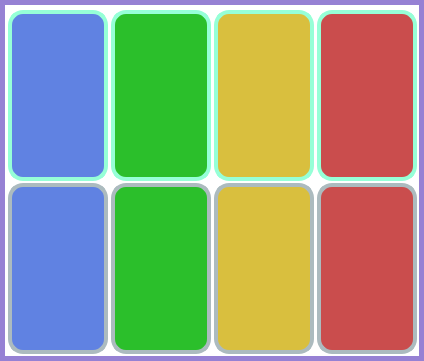
    <widget class="QFrame" name="frame_Handkarten">
     <property name="geometry">
      <rect>
       <x>704</x>
       <y>409</y>
       <width>424</width>
       <height>361</height>
      </rect>
     </property>
     <property name="sizePolicy">
      <sizepolicy hsizetype="Preferred" vsizetype="Maximum">
       <horstretch>0</horstretch>
       <verstretch>0</verstretch>
      </sizepolicy>
     </property>
     <property name="minimumSize">
      <size>
       <width>0</width>
       <height>261</height>
      </size>
     </property>
     <property name="cursor">
      <cursorShape>PointingHandCursor</cursorShape>
     </property>
     <property name="styleSheet">
      <string notr="true">QFrame {
	background-color: rgba(255, 255, 255, 0);
	border: 5px solid  rgb(150, 129, 212);
}</string>
     </property>
     <property name="frameShape">
      <enum>QFrame::StyledPanel</enum>
     </property>
     <property name="frameShadow">
      <enum>QFrame::Raised</enum>
     </property>
     <widget class="QPushButton" name="pushButton_Play_T_2">
      <property name="geometry">
       <rect>
        <x>8</x>
        <y>10</y>
        <width>100</width>
        <height>171</height>
       </rect>
      </property>
      <property name="sizePolicy">
       <sizepolicy hsizetype="Minimum" vsizetype="Minimum">
        <horstretch>0</horstretch>
        <verstretch>0</verstretch>
       </sizepolicy>
      </property>
      <property name="minimumSize">
       <size>
        <width>0</width>
        <height>0</height>
       </size>
      </property>
      <property name="sizeIncrement">
       <size>
        <width>0</width>
        <height>0</height>
       </size>
      </property>
      <property name="baseSize">
       <size>
        <width>145</width>
        <height>245</height>
       </size>
      </property>
      <property name="styleSheet">
       <string notr="true">QPushButton {	
	background-color: rgb(96, 130, 226);
	border-radius: 15px;
	border-width: 4px;
	border-style: solid;
	border-color: rgb(150, 255, 215);
}



</string>
      </property>
      <property name="text">
       <string/>
      </property>
     </widget>
     <widget class="QPushButton" name="pushButton_Play_T_3">
      <property name="geometry">
       <rect>
        <x>111</x>
        <y>10</y>
        <width>100</width>
        <height>171</height>
       </rect>
      </property>
      <property name="sizePolicy">
       <sizepolicy hsizetype="Minimum" vsizetype="Minimum">
        <horstretch>0</horstretch>
        <verstretch>0</verstretch>
       </sizepolicy>
      </property>
      <property name="minimumSize">
       <size>
        <width>0</width>
        <height>0</height>
       </size>
      </property>
      <property name="sizeIncrement">
       <size>
        <width>0</width>
        <height>0</height>
       </size>
      </property>
      <property name="baseSize">
       <size>
        <width>145</width>
        <height>245</height>
       </size>
      </property>
      <property name="styleSheet">
       <string notr="true">QPushButton {
	background-color: rgb(43, 191, 43);
	border-radius: 15px;
	border-width: 4px;
	border-style: solid;
	border-color: rgb(150, 255, 215);
}</string>
      </property>
      <property name="text">
       <string/>
      </property>
     </widget>
     <widget class="QPushButton" name="pushButton_Play_T_4">
      <property name="geometry">
       <rect>
        <x>214</x>
        <y>10</y>
        <width>100</width>
        <height>171</height>
       </rect>
      </property>
      <property name="sizePolicy">
       <sizepolicy hsizetype="Minimum" vsizetype="Minimum">
        <horstretch>0</horstretch>
        <verstretch>0</verstretch>
       </sizepolicy>
      </property>
      <property name="minimumSize">
       <size>
        <width>0</width>
        <height>0</height>
       </size>
      </property>
      <property name="sizeIncrement">
       <size>
        <width>0</width>
        <height>0</height>
       </size>
      </property>
      <property name="baseSize">
       <size>
        <width>145</width>
        <height>245</height>
       </size>
      </property>
      <property name="styleSheet">
       <string notr="true">QPushButton {
	background-color: rgb(217, 191, 62);
	border-radius: 15px;
	border-width: 4px;
	border-style: solid;
	border-color: rgb(150, 255, 215);
}</string>
      </property>
      <property name="text">
       <string/>
      </property>
     </widget>
     <widget class="QPushButton" name="pushButton_Play_T_5">
      <property name="geometry">
       <rect>
        <x>317</x>
        <y>10</y>
        <width>100</width>
        <height>171</height>
       </rect>
      </property>
      <property name="sizePolicy">
       <sizepolicy hsizetype="Minimum" vsizetype="Minimum">
        <horstretch>0</horstretch>
        <verstretch>0</verstretch>
       </sizepolicy>
      </property>
      <property name="minimumSize">
       <size>
        <width>0</width>
        <height>0</height>
       </size>
      </property>
      <property name="sizeIncrement">
       <size>
        <width>0</width>
        <height>0</height>
       </size>
      </property>
      <property name="baseSize">
       <size>
        <width>145</width>
        <height>245</height>
       </size>
      </property>
      <property name="styleSheet">
       <string notr="true">QPushButton {
	background-color: rgb(202, 77, 77);
	border-radius: 15px;
	border-width: 4px;
	border-style: solid;
	border-color: rgb(150, 255, 215);
}</string>
      </property>
      <property name="text">
       <string/>
      </property>
     </widget>
     <widget class="QPushButton" name="pushButton_Play_T_6">
      <property name="geometry">
       <rect>
        <x>8</x>
        <y>183</y>
        <width>100</width>
        <height>171</height>
       </rect>
      </property>
      <property name="sizePolicy">
       <sizepolicy hsizetype="Minimum" vsizetype="Minimum">
        <horstretch>0</horstretch>
        <verstretch>0</verstretch>
       </sizepolicy>
      </property>
      <property name="minimumSize">
       <size>
        <width>0</width>
        <height>0</height>
       </size>
      </property>
      <property name="sizeIncrement">
       <size>
        <width>0</width>
        <height>0</height>
       </size>
      </property>
      <property name="baseSize">
       <size>
        <width>145</width>
        <height>245</height>
       </size>
      </property>
      <property name="styleSheet">
       <string notr="true">QPushButton {
	background-color: rgb(96, 130, 226);
	border-radius: 15px;
	border-width: 4px;
	border-style: solid;	
	border-color: rgb(172, 187, 191);
}



</string>
      </property>
      <property name="text">
       <string/>
      </property>
     </widget>
     <widget class="QPushButton" name="pushButton_Play_T_7">
      <property name="geometry">
       <rect>
        <x>111</x>
        <y>183</y>
        <width>100</width>
        <height>171</height>
       </rect>
      </property>
      <property name="sizePolicy">
       <sizepolicy hsizetype="Minimum" vsizetype="Minimum">
        <horstretch>0</horstretch>
        <verstretch>0</verstretch>
       </sizepolicy>
      </property>
      <property name="minimumSize">
       <size>
        <width>0</width>
        <height>0</height>
       </size>
      </property>
      <property name="sizeIncrement">
       <size>
        <width>0</width>
        <height>0</height>
       </size>
      </property>
      <property name="baseSize">
       <size>
        <width>145</width>
        <height>245</height>
       </size>
      </property>
      <property name="styleSheet">
       <string notr="true">QPushButton {
	background-color: rgb(43, 191, 43);
	border-radius: 15px;
	border-width: 4px;
	border-style: solid;
	border-color: rgb(172, 187, 191);
}</string>
      </property>
      <property name="text">
       <string/>
      </property>
     </widget>
     <widget class="QPushButton" name="pushButton_Play_T_8">
      <property name="geometry">
       <rect>
        <x>214</x>
        <y>183</y>
        <width>100</width>
        <height>171</height>
       </rect>
      </property>
      <property name="sizePolicy">
       <sizepolicy hsizetype="Minimum" vsizetype="Minimum">
        <horstretch>0</horstretch>
        <verstretch>0</verstretch>
       </sizepolicy>
      </property>
      <property name="minimumSize">
       <size>
        <width>0</width>
        <height>0</height>
       </size>
      </property>
      <property name="sizeIncrement">
       <size>
        <width>0</width>
        <height>0</height>
       </size>
      </property>
      <property name="baseSize">
       <size>
        <width>145</width>
        <height>245</height>
       </size>
      </property>
      <property name="styleSheet">
       <string notr="true">QPushButton {
	background-color: rgb(217, 191, 62);
	border-radius: 15px;
	border-width: 4px;
	border-style: solid;
	border-color: rgb(172, 187, 191);
}</string>
      </property>
      <property name="text">
       <string/>
      </property>
     </widget>
     <widget class="QPushButton" name="pushButton_Play_T_9">
      <property name="geometry">
       <rect>
        <x>317</x>
        <y>183</y>
        <width>100</width>
        <height>171</height>
       </rect>
      </property>
      <property name="sizePolicy">
       <sizepolicy hsizetype="Minimum" vsizetype="Minimum">
        <horstretch>0</horstretch>
        <verstretch>0</verstretch>
       </sizepolicy>
      </property>
      <property name="minimumSize">
       <size>
        <width>0</width>
        <height>0</height>
       </size>
      </property>
      <property name="sizeIncrement">
       <size>
        <width>0</width>
        <height>0</height>
       </size>
      </property>
      <property name="baseSize">
       <size>
        <width>145</width>
        <height>245</height>
       </size>
      </property>
      <property name="styleSheet">
       <string notr="true">QPushButton {
	background-color: rgb(202, 77, 77);
	border-radius: 15px;
	border-width: 4px;
	border-style: solid;
	border-color: rgb(172, 187, 191);
}</string>
      </property>
      <property name="text">
       <string/>
      </property>
     </widget>
    </widget>
